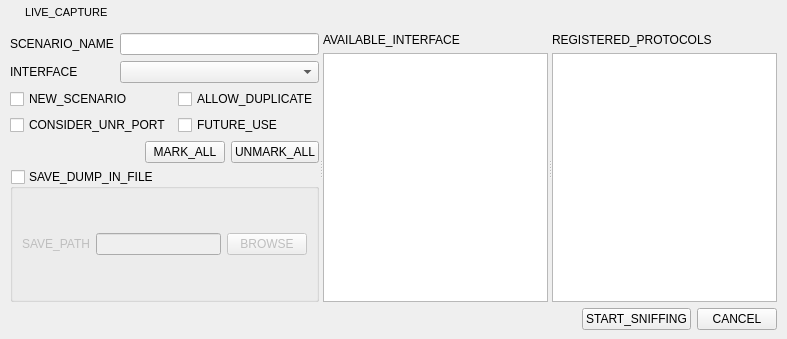
<?xml version="1.0" encoding="UTF-8"?>
<ui version="4.0">
 <class>liveCaptureDialog</class>
 <widget class="QWidget" name="liveCaptureDialog">
  <property name="geometry">
   <rect>
    <x>0</x>
    <y>0</y>
    <width>787</width>
    <height>339</height>
   </rect>
  </property>
  <property name="windowTitle">
   <string>ADD_RSS_DWONLOAD_RULE_DIALOG</string>
  </property>
  <property name="windowIcon">
   <iconset resource="../../Resources/resource.qrc">
    <normaloff>:/icons/app.ico</normaloff>:/icons/app.ico</iconset>
  </property>
  <layout class="QVBoxLayout" name="m_windowLayout">
   <property name="spacing">
    <number>0</number>
   </property>
   <property name="leftMargin">
    <number>1</number>
   </property>
   <property name="topMargin">
    <number>1</number>
   </property>
   <property name="rightMargin">
    <number>1</number>
   </property>
   <property name="bottomMargin">
    <number>0</number>
   </property>
   <item>
    <widget class="QWidget" name="titleBar" native="true">
     <property name="minimumSize">
      <size>
       <width>0</width>
       <height>23</height>
      </size>
     </property>
     <property name="maximumSize">
      <size>
       <width>16777215</width>
       <height>23</height>
      </size>
     </property>
     <property name="styleSheet">
      <string notr="true"/>
     </property>
     <layout class="QHBoxLayout" name="horizontalLayout">
      <property name="spacing">
       <number>4</number>
      </property>
      <property name="leftMargin">
       <number>5</number>
      </property>
      <property name="topMargin">
       <number>0</number>
      </property>
      <property name="rightMargin">
       <number>1</number>
      </property>
      <property name="bottomMargin">
       <number>0</number>
      </property>
      <item>
       <widget class="QLabel" name="tbMenu">
        <property name="maximumSize">
         <size>
          <width>15</width>
          <height>15</height>
         </size>
        </property>
        <property name="text">
         <string/>
        </property>
        <property name="pixmap">
         <pixmap resource="../../Resources/resource.qrc">:/icons/app.ico</pixmap>
        </property>
        <property name="scaledContents">
         <bool>true</bool>
        </property>
       </widget>
      </item>
      <item>
       <widget class="QLabel" name="LTitle">
        <property name="minimumSize">
         <size>
          <width>100</width>
          <height>22</height>
         </size>
        </property>
        <property name="maximumSize">
         <size>
          <width>16777215</width>
          <height>22</height>
         </size>
        </property>
        <property name="font">
         <font>
          <family>Arial</family>
          <pointsize>8</pointsize>
          <weight>50</weight>
          <bold>false</bold>
          <stylestrategy>PreferDefault</stylestrategy>
         </font>
        </property>
        <property name="styleSheet">
         <string notr="true"/>
        </property>
        <property name="text">
         <string>LIVE_CAPTURE</string>
        </property>
        <property name="textFormat">
         <enum>Qt::AutoText</enum>
        </property>
       </widget>
      </item>
      <item>
       <widget class="QPushButton" name="pbClose">
        <property name="minimumSize">
         <size>
          <width>22</width>
          <height>22</height>
         </size>
        </property>
        <property name="maximumSize">
         <size>
          <width>22</width>
          <height>22</height>
         </size>
        </property>
        <property name="iconSize">
         <size>
          <width>22</width>
          <height>22</height>
         </size>
        </property>
        <property name="flat">
         <bool>true</bool>
        </property>
       </widget>
      </item>
     </layout>
    </widget>
   </item>
   <item>
    <widget class="QWidget" name="centralWidget" native="true">
     <layout class="QGridLayout" name="gridLayout_5">
      <item row="0" column="0">
       <widget class="QSplitter" name="splitter">
        <property name="orientation">
         <enum>Qt::Horizontal</enum>
        </property>
        <widget class="QWidget" name="m_ruleSettingsContainer" native="true">
         <layout class="QGridLayout" name="gridLayout_4">
          <item row="0" column="0">
           <widget class="QLabel" name="label_5">
            <property name="text">
             <string>SCENARIO_NAME</string>
            </property>
           </widget>
          </item>
          <item row="1" column="0">
           <widget class="QLabel" name="label">
            <property name="text">
             <string>INTERFACE</string>
            </property>
           </widget>
          </item>
          <item row="1" column="1">
           <widget class="QComboBox" name="interfaceCombobx"/>
          </item>
          <item row="2" column="0" colspan="2">
           <layout class="QGridLayout" name="gridLayout_6">
            <item row="0" column="0">
             <widget class="QCheckBox" name="setNewScenarioCheckBox">
              <property name="text">
               <string>NEW_SCENARIO</string>
              </property>
             </widget>
            </item>
            <item row="1" column="0">
             <widget class="QCheckBox" name="setConsiderCheckBox">
              <property name="text">
               <string>CONSIDER_UNR_PORT</string>
              </property>
              <property name="checked">
               <bool>false</bool>
              </property>
             </widget>
            </item>
            <item row="0" column="1">
             <widget class="QCheckBox" name="setDuplicateQueryCheckBox">
              <property name="text">
               <string>ALLOW_DUPLICATE</string>
              </property>
             </widget>
            </item>
            <item row="1" column="1">
             <widget class="QCheckBox" name="futureUseCheckBox">
              <property name="text">
               <string>FUTURE_USE</string>
              </property>
             </widget>
            </item>
           </layout>
          </item>
          <item row="0" column="1">
           <widget class="QLineEdit" name="scenarioName"/>
          </item>
          <item row="3" column="0" colspan="2">
           <layout class="QHBoxLayout" name="horizontalLayout_4">
            <item>
             <spacer name="horizontalSpacer">
              <property name="orientation">
               <enum>Qt::Horizontal</enum>
              </property>
              <property name="sizeHint" stdset="0">
               <size>
                <width>40</width>
                <height>20</height>
               </size>
              </property>
             </spacer>
            </item>
            <item>
             <widget class="QPushButton" name="pb_markAllBtn">
              <property name="text">
               <string>MARK_ALL</string>
              </property>
             </widget>
            </item>
            <item>
             <widget class="QPushButton" name="pb_UnmarkAll">
              <property name="text">
               <string>UNMARK_ALL</string>
              </property>
             </widget>
            </item>
           </layout>
          </item>
          <item row="4" column="0" colspan="2">
           <widget class="QGroupBox" name="m_pUseSavePathGroupBox">
            <property name="title">
             <string>SAVE_DUMP_IN_FILE</string>
            </property>
            <property name="checkable">
             <bool>true</bool>
            </property>
            <property name="checked">
             <bool>false</bool>
            </property>
            <layout class="QGridLayout" name="gridLayout_3">
             <item row="0" column="2">
              <widget class="QPushButton" name="browseButton">
               <property name="text">
                <string>BROWSE</string>
               </property>
              </widget>
             </item>
             <item row="0" column="1">
              <widget class="QLineEdit" name="savePathEdit"/>
             </item>
             <item row="0" column="0">
              <widget class="QLabel" name="label_6">
               <property name="text">
                <string>SAVE_PATH</string>
               </property>
              </widget>
             </item>
            </layout>
           </widget>
          </item>
         </layout>
        </widget>
        <widget class="QWidget" name="widget_2" native="true">
         <layout class="QGridLayout" name="gridLayout">
          <item row="1" column="0">
           <widget class="QListWidget" name="interfaceListWidget"/>
          </item>
          <item row="0" column="0">
           <widget class="QLabel" name="label_4">
            <property name="text">
             <string>AVAILABLE_INTERFACE</string>
            </property>
           </widget>
          </item>
         </layout>
        </widget>
        <widget class="QWidget" name="widget" native="true">
         <layout class="QGridLayout" name="gridLayout_2">
          <item row="1" column="0">
           <widget class="QListWidget" name="protocolsListWidget"/>
          </item>
          <item row="0" column="0">
           <widget class="QLabel" name="label_7">
            <property name="text">
             <string>REGISTERED_PROTOCOLS</string>
            </property>
           </widget>
          </item>
         </layout>
        </widget>
       </widget>
      </item>
      <item row="1" column="0">
       <layout class="QHBoxLayout" name="horizontalLayout_5">
        <item>
         <spacer name="horizontalSpacer_2">
          <property name="orientation">
           <enum>Qt::Horizontal</enum>
          </property>
          <property name="sizeHint" stdset="0">
           <size>
            <width>40</width>
            <height>20</height>
           </size>
          </property>
         </spacer>
        </item>
        <item>
         <widget class="QPushButton" name="pb_StartSniffing">
          <property name="text">
           <string>START_SNIFFING</string>
          </property>
         </widget>
        </item>
        <item>
         <widget class="QPushButton" name="pb_Cancel">
          <property name="text">
           <string>CANCEL</string>
          </property>
         </widget>
        </item>
       </layout>
      </item>
     </layout>
    </widget>
   </item>
  </layout>
 </widget>
 <tabstops>
  <tabstop>scenarioName</tabstop>
  <tabstop>interfaceCombobx</tabstop>
  <tabstop>m_pUseSavePathGroupBox</tabstop>
  <tabstop>savePathEdit</tabstop>
  <tabstop>browseButton</tabstop>
  <tabstop>interfaceListWidget</tabstop>
  <tabstop>pbClose</tabstop>
 </tabstops>
 <resources>
  <include location="../../Resources/resource.qrc"/>
 </resources>
 <connections>
  <connection>
   <sender>scenarioName</sender>
   <signal>textEdited(QString)</signal>
   <receiver>liveCaptureDialog</receiver>
   <slot>onChange()</slot>
   <hints>
    <hint type="sourcelabel">
     <x>181</x>
     <y>42</y>
    </hint>
    <hint type="destinationlabel">
     <x>265</x>
     <y>174</y>
    </hint>
   </hints>
  </connection>
  <connection>
   <sender>interfaceCombobx</sender>
   <signal>currentIndexChanged(int)</signal>
   <receiver>liveCaptureDialog</receiver>
   <slot>onChange()</slot>
   <hints>
    <hint type="sourcelabel">
     <x>184</x>
     <y>68</y>
    </hint>
    <hint type="destinationlabel">
     <x>265</x>
     <y>174</y>
    </hint>
   </hints>
  </connection>
  <connection>
   <sender>m_pUseSavePathGroupBox</sender>
   <signal>clicked()</signal>
   <receiver>liveCaptureDialog</receiver>
   <slot>onChange()</slot>
   <hints>
    <hint type="sourcelabel">
     <x>166</x>
     <y>201</y>
    </hint>
    <hint type="destinationlabel">
     <x>383</x>
     <y>149</y>
    </hint>
   </hints>
  </connection>
  <connection>
   <sender>savePathEdit</sender>
   <signal>textEdited(QString)</signal>
   <receiver>liveCaptureDialog</receiver>
   <slot>onChange()</slot>
   <hints>
    <hint type="sourcelabel">
     <x>157</x>
     <y>207</y>
    </hint>
    <hint type="destinationlabel">
     <x>383</x>
     <y>149</y>
    </hint>
   </hints>
  </connection>
  <connection>
   <sender>interfaceCombobx</sender>
   <signal>currentIndexChanged(int)</signal>
   <receiver>liveCaptureDialog</receiver>
   <slot>onUpdateRuleTypeHint()</slot>
   <hints>
    <hint type="sourcelabel">
     <x>211</x>
     <y>77</y>
    </hint>
    <hint type="destinationlabel">
     <x>383</x>
     <y>149</y>
    </hint>
   </hints>
  </connection>
  <connection>
   <sender>browseButton</sender>
   <signal>clicked()</signal>
   <receiver>liveCaptureDialog</receiver>
   <slot>onBrowseStaticPath()</slot>
   <hints>
    <hint type="sourcelabel">
     <x>219</x>
     <y>208</y>
    </hint>
    <hint type="destinationlabel">
     <x>383</x>
     <y>149</y>
    </hint>
   </hints>
  </connection>
  <connection>
   <sender>pb_Cancel</sender>
   <signal>clicked()</signal>
   <receiver>liveCaptureDialog</receiver>
   <slot>close()</slot>
   <hints>
    <hint type="sourcelabel">
     <x>733</x>
     <y>304</y>
    </hint>
    <hint type="destinationlabel">
     <x>393</x>
     <y>169</y>
    </hint>
   </hints>
  </connection>
 </connections>
 <slots>
  <slot>onApplyRule()</slot>
  <slot>onCancel()</slot>
  <slot>onChange()</slot>
  <slot>onUpdateRuleTypeHint()</slot>
  <slot>onBrowseStaticPath()</slot>
 </slots>
</ui>
